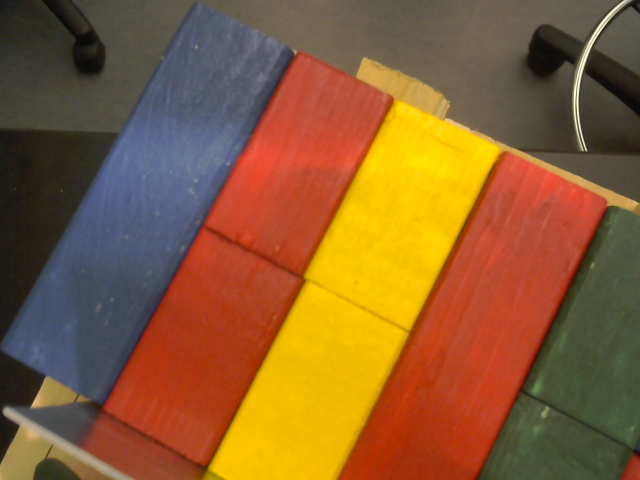
#> input picture utils/BlockDetection/DataSet/left12.png, 640 x 480 px
$ python test2.py   (Python 2 division)   (older library calls are emulated)
#> lines starting #> are read from the running program, lines starting #| are printed output that depends on the picture; after the words box and inside, x2 and y2 are one past the last pixel; in counts of white or black regions, pixels touching at a corner belong together
import cv2
import numpy as np

rect_width = 20
rect_height = 100
#mask_pts = np.array([[150,0],[245,0],[640,145],[640,240],[535,480],[180,480],[0,380],[0,230]])
#mask = np.zeros((480,640),np.uint8)
#cv2.fillConvexPoly(mask, mask_pts, 1)
image = cv2.imread("DataSet/left12.png")
#> image is the input picture: shape (480, 640, 3); mean B, G, R 49.8, 93.4, 137.1
rows,cols = image.shape[:2]
M = cv2.getRotationMatrix2D((cols/2,rows/2),29,1)
image = cv2.warpAffine(image,M,(cols,rows))
cv2.imshow("Rotated",image)
background_mask = np.zeros((480,640),np.uint8)
cv2.fillConvexPoly(background_mask, np.array([[80,285-392/2],[640,90],[640,480],[80,480]]), 1)
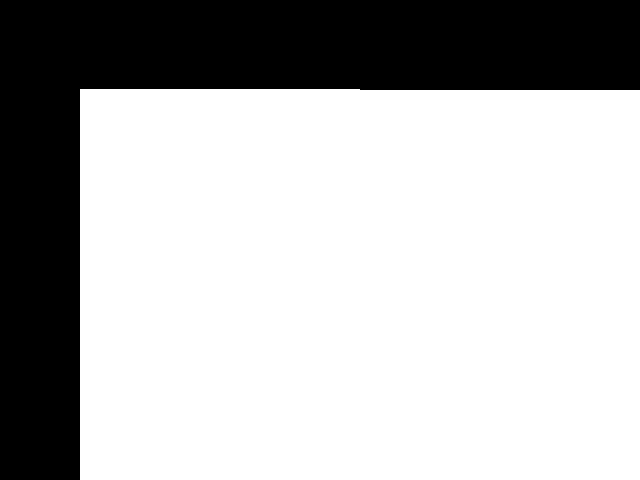
#> background_mask: shape (480, 640); values 0 (black) and 1 (white), 71.2% white; 1 black region, box (x1, y1, x2, y2) and area: (0, 0, 640, 480) 88520
image = cv2.bitwise_and(image,image,mask=background_mask)
hsv = cv2.cvtColor(image,cv2.COLOR_BGR2HSV)
#> hsv: shape (480, 640, 3); mean H, S, V 25, 112.9, 108.8
background_mask = np.zeros((480,640),np.uint8)
cv2.fillConvexPoly(background_mask, np.array([[149-119/2,285-392/2],[640,285-392/2],[640,285+392/2],[149-119/2,285+392/2]]), 1)
#> background_mask: shape (480, 640); values 0 (black) and 1 (white), 70% white; 1 black region, box (x1, y1, x2, y2) and area: (0, 0, 640, 480) 92150
image = cv2.bitwise_and(image,image,mask=background_mask)
blue_mask = cv2.inRange(hsv,(90,0,0),(134,255,255))
#> blue_mask: shape (480, 640); 14.7% white; 1 white region, box (x1, y1, x2, y2) and area: (90, 89, 209, 480) 45033
#cv2.imshow("Blue Mask",blue_mask)
red_mask = cv2.bitwise_or(cv2.inRange(hsv,(0,1,1),(14,255,255)),cv2.inRange(hsv,(165,0,0),(180,255,255)))
#> red_mask: shape (480, 640); 27.7% white; 67 white regions (59 under 20 px), largest, box (x1, y1, x2, y2) and area: (205, 89, 331, 480) 45288, (436, 90, 574, 441) 39263, (80, 393, 91, 403) 55
#cv2.imshow("Red Mask",red_mask)
green_mask = cv2.inRange(hsv,(35,0,0),(89,255,255))
#> green_mask: shape (480, 640); 5.6% white; 56 white regions (55 under 20 px), largest, box (x1, y1, x2, y2) and area: (560, 90, 640, 370) 16971
#cv2.imshow("Green Mask",green_mask)
yellow_mask = cv2.inRange(hsv,(15,0,0),(34,255,255))
#> yellow_mask: shape (480, 640); 16.8% white; 80 white regions (75 under 20 px)
#cv2.imshow("Yellow Mask",yellow_mask)
blocks = []

blue = cv2.bitwise_and(image,image,mask=blue_mask)
contours, hierarchies = cv2.findContours(blue_mask,cv2.RETR_CCOMP,cv2.CHAIN_APPROX_SIMPLE)
#> contours = 2 contours, 1 with area under 20; largest, box (x1, y1, x2, y2) and area: (90, 89, 209, 480) 44534
newContours = []
for contour in contours:
	if cv2.contourArea(contour) > 10000:
		newContours.append(contour)
	else:
		cv2.fillConvexPoly(blue, contour, 1)
#> this loop made 2 passes
#> blue: shape (480, 640, 3); mean B, G, R 16.7, 13.1, 11.8
#> after the loop, newContours = 1 contour; box (x1, y1, x2, y2) and area: (90, 89, 209, 480) 44534
cv2.drawContours(blue, newContours, -1, (0,255,0), 3)
#> blue: shape (480, 640, 3); mean B, G, R 15.9, 16.3, 11.1
for contour in newContours:
    m = cv2.moments(contour)
    cx = int(m['m10']/m['m00'])
    cy = int(m['m01']/m['m00'])
    cv2.circle(blue,(cx,cy),3,(0,0,255),2)
    cv2.circle(blue,(cx-rect_width,cy-rect_height),3,(0,0,255),2)
    cv2.circle(blue,(cx+rect_width,cy-rect_height),3,(0,0,255),2)
    cv2.circle(blue,(cx-rect_width,cy+rect_height),3,(0,0,255),2)
    cv2.circle(blue,(cx+rect_width,cy+rect_height),3,(0,0,255),2)
    x,y,w,h = cv2.boundingRect(contour)
    cv2.rectangle(blue,(x,y),(x+w,y+h),(0,255,0),2)
    cv2.rectangle(blue,(cx-rect_width,cy-rect_height),(cx+rect_width,cy+rect_height),(0,0,255),2)
    print "Width: %d"%w
    print "Height: %d"%h
    blocks.append((cx,cy,w,h,contour))
#> this loop made 1 pass
#> (cx, cy, x, y, w, h) on pass 1: (149, 285, 90, 89, 119, 391)
#> (printed output is left out)
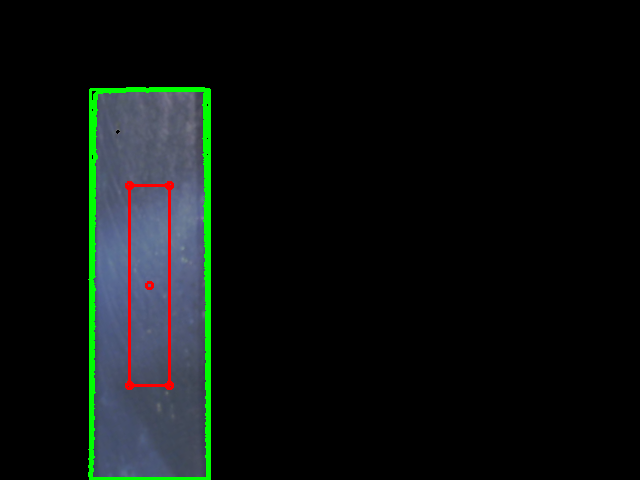
#> blue: shape (480, 640, 3); mean B, G, R 15.2, 16.7, 12
#> after the loop, blocks = 1 item
#cv2.imshow("Blue Mask",blue)


red = cv2.bitwise_and(image,image,mask=red_mask)
contours, hierarchy = cv2.findContours(red_mask,cv2.RETR_TREE,cv2.CHAIN_APPROX_SIMPLE)
#> contours = 69 contours, 65 with area under 20; largest, box (x1, y1, x2, y2) and area: (205, 89, 331, 480) 44781, (436, 90, 574, 441) 38824, (80, 393, 91, 403) 38, (83, 420, 91, 426) 22
newContours = []
for contour in contours:
	if cv2.contourArea(contour) > 10000:
		newContours.append(contour)
	else:
		cv2.fillConvexPoly(red, contour, 1)
#> this loop made 69 passes
#> contour on passes 1, 3, 4, 5, 7, 10, 12, 16: [[90, 477], [90, 479]], [[89, 464], [89, 465], [88, 466], [89, 466]], [[80, 460], [80, 465], [81, 464], [81, 461]], [[84, 458], [85, 459], [85, 458]], [[91, 456]], [[87, 442], [88, 441], [89, 442], [88, 443]], [[80, 424], [80, 427], [81, 426], [82, 426]], [[91, 404]]
#> red: shape (480, 640, 3); mean B, G, R 9.2, 18.1, 49.9
#> after the loop, newContours = 2 contours; box (x1, y1, x2, y2) and area: (205, 89, 331, 480) 44781, (436, 90, 574, 441) 38824
cv2.drawContours(red, newContours, -1, (0,255,0), 3)
#> red: shape (480, 640, 3); mean B, G, R 8.8, 24.7, 47.3
for contour in newContours:
    m = cv2.moments(contour)
    cx = int(m['m10']/m['m00'])
    cy = int(m['m01']/m['m00'])
    cv2.circle(red,(cx,cy),3,(0,0,255),2)
    cv2.circle(red,(cx-rect_width,cy-rect_height),3,(0,0,255),2)
    cv2.circle(red,(cx+rect_width,cy-rect_height),3,(0,0,255),2)
    cv2.circle(red,(cx-rect_width,cy+rect_height),3,(0,0,255),2)
    cv2.circle(red,(cx+rect_width,cy+rect_height),3,(0,0,255),2)
    x,y,w,h = cv2.boundingRect(contour)
    cv2.rectangle(red,(x,y),(x+w,y+h),(0,255,0),2)
    cv2.rectangle(red,(cx-rect_width,cy-rect_height),(cx+rect_width,cy+rect_height),(0,0,255),2)
    print "Width: %d"%w
    print "Height: %d"%h
    blocks.append((cx,cy,w,h,contour))
#> this loop made 2 passes
#> (cx, cy, x, y, w, h) on passes 1 to 2: (502, 249, 436, 90, 138, 351), (265, 287, 205, 89, 126, 391)
#> (printed output is left out)
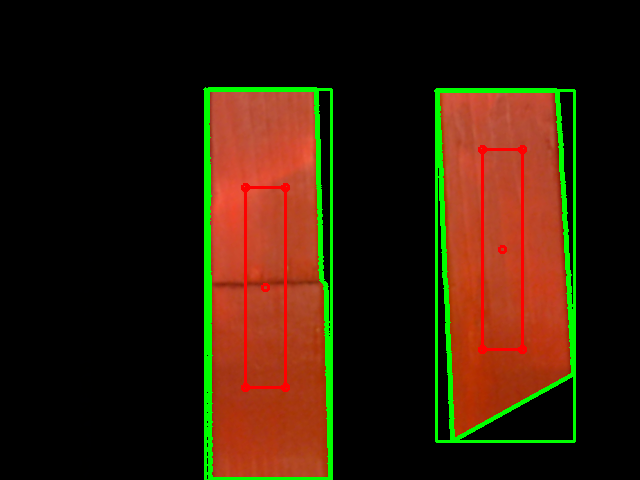
#> red: shape (480, 640, 3); mean B, G, R 8.4, 27.5, 48.1
#> after the loop, blocks = 3 items
#cv2.imshow("Red Mask",red)

green = cv2.bitwise_and(image,image,mask=green_mask)
contours, hierarchies = cv2.findContours(green_mask,cv2.RETR_TREE,cv2.CHAIN_APPROX_SIMPLE)
#> contours = 154 contours, 149 with area under 20; largest, box (x1, y1, x2, y2) and area: (560, 90, 640, 370) 16880, (574, 290, 586, 297) 34, (566, 115, 574, 124) 27, (575, 307, 582, 314) 24, (569, 127, 576, 134) 24
newContours = []
for contour in contours:
	if cv2.contourArea(contour) > 10000:
		newContours.append(contour)
	else:
		cv2.fillConvexPoly(green, contour, 1)
#> this loop made 154 passes
#> contour on passes 1 to 3: [[89, 474], [89, 476]], [[87, 463], [87, 464], [88, 463]], [[90, 462], [90, 463]]
#> green: shape (480, 640, 3); mean B, G, R 2.9, 4.4, 3.9
#> after the loop, newContours = 1 contour; box (x1, y1, x2, y2) and area: (560, 90, 640, 370) 16880
cv2.drawContours(green, newContours, -1, (0,255,0), 3)
#> green: shape (480, 640, 3); mean B, G, R 2.6, 6.5, 3.5
for contour in newContours:
    m = cv2.moments(contour)
    cx = int(m['m10']/m['m00'])
    cy = int(m['m01']/m['m00'])
    cv2.circle(green,(cx,cy),3,(0,0,255),2)
    cv2.circle(green,(cx-rect_width,cy-rect_height),3,(0,0,255),2)
    cv2.circle(green,(cx+rect_width,cy-rect_height),3,(0,0,255),2)
    cv2.circle(green,(cx-rect_width,cy+rect_height),3,(0,0,255),2)
    cv2.circle(green,(cx+rect_width,cy+rect_height),3,(0,0,255),2)
    x,y,w,h = cv2.boundingRect(contour)
    cv2.rectangle(green,(x,y),(x+w,y+h),(0,255,0),2)
    cv2.rectangle(green,(cx-rect_width,cy-rect_height),(cx+rect_width,cy+rect_height),(0,0,255),2)
    print "Width: %d"%w
    print "Height: %d"%h
    blocks.append((cx,cy,w,h,contour))
#> this loop made 1 pass
#> (cx, cy, x, y, w, h) on pass 1: (602, 225, 560, 90, 80, 280)
#> (printed output is left out)
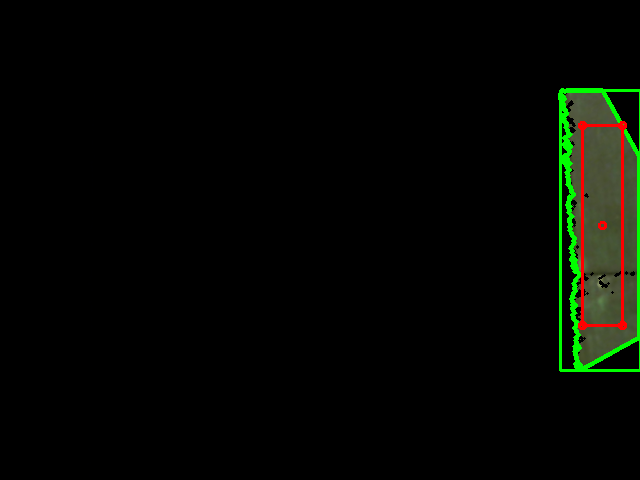
#> green: shape (480, 640, 3); mean B, G, R 2.4, 7, 4.5
#> after the loop, blocks = 4 items
#cv2.imshow("Green Mask",green)

yellow = cv2.bitwise_and(image,image,mask=yellow_mask)
contours, hierarchy = cv2.findContours(yellow_mask,cv2.RETR_TREE,cv2.CHAIN_APPROX_SIMPLE)
#> contours = 111 contours, 105 with area under 20; largest, box (x1, y1, x2, y2) and area: (317, 89, 453, 480) 45426, (80, 89, 101, 361) 2852, (557, 90, 585, 374) 945, (80, 400, 92, 474) 474, (80, 362, 92, 399) 272, (83, 287, 91, 294) 24
newContours = []
for contour in contours:
	if cv2.contourArea(contour) > 10000:
		newContours.append(contour)
	else:
		cv2.fillConvexPoly(yellow, contour, 1)
#> this loop made 111 passes
#> contour on passes 2, 6, 7, 10, 11, 12, 13, 15: [[90, 410]], [[82, 440], [83, 439], [84, 440], [83, 441]], [[584, 368]], [[578, 352]], [[577, 350]], [[620, 348]], [[582, 340]], [[584, 338]]
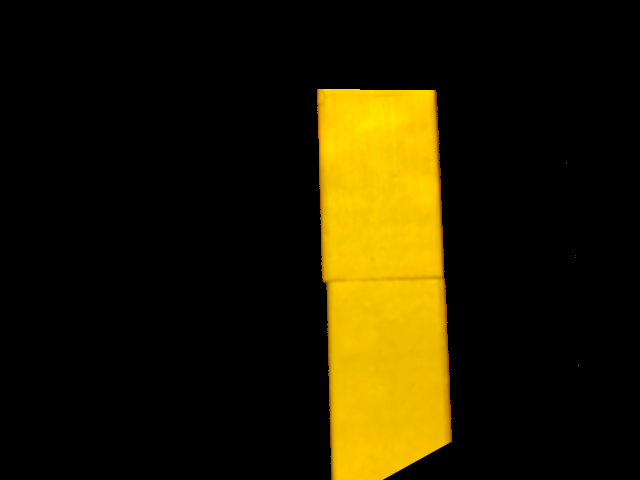
#> yellow: shape (480, 640, 3); mean B, G, R 0, 28.6, 36.2
#> after the loop, newContours = 1 contour; box (x1, y1, x2, y2) and area: (317, 89, 453, 480) 45426
cv2.drawContours(yellow, newContours, -1, (0,255,0), 3)
#> yellow: shape (480, 640, 3); 1.56% of pixels changed, all inside (x1, y1, x2, y2) = (315, 87, 455, 480)
for contour in newContours:
    m = cv2.moments(contour)
    cx = int(m['m10']/m['m00'])
    cy = int(m['m01']/m['m00'])
    cv2.circle(yellow,(cx,cy),3,(0,0,255),2)
    cv2.circle(yellow,(cx-rect_width,cy-rect_height),3,(0,0,255),2)
    cv2.circle(yellow,(cx+rect_width,cy-rect_height),3,(0,0,255),2)
    cv2.circle(yellow,(cx-rect_width,cy+rect_height),3,(0,0,255),2)
    cv2.circle(yellow,(cx+rect_width,cy+rect_height),3,(0,0,255),2)
    x,y,w,h = cv2.boundingRect(contour)
    cv2.rectangle(yellow,(x,y),(x+w,y+h),(0,255,0),2)
    cv2.rectangle(yellow,(cx-rect_width,cy-rect_height),(cx+rect_width,cy+rect_height),(0,0,255),2)
    print "Width: %d"%w
    print "Height: %d"%h
    blocks.append((cx,cy,w,h,contour))
#> this loop made 1 pass
#> (cx, cy, x, y, w, h) on pass 1: (382, 279, 317, 89, 136, 391)
#> (printed output is left out)
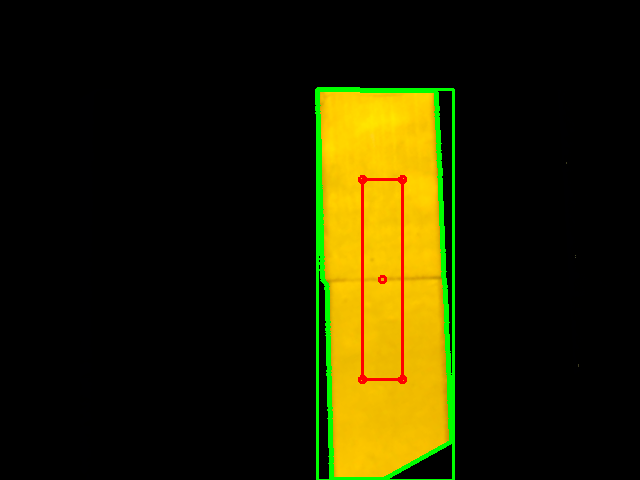
#> yellow: shape (480, 640, 3); mean B, G, R 0, 32, 34.5
#> after the loop, blocks = 5 items
#cv2.imshow("Yellow Mask",yellow)

final = cv2.bitwise_or(blue,red)
final = cv2.bitwise_or(final,yellow)
final = cv2.bitwise_or(final,green)
blocks = sorted(blocks, key=lambda block: block[0])
print blocks
#> (printed output is left out)
numBlocks = 0
newBlocks = []
for block in blocks:
    if len(newBlocks) > 0:
        if abs(newBlocks[-1][0]-block[0]) > 10:
            numBlocks = numBlocks + 1
    if numBlocks < 4:
        newBlocks.append(block)
    else:
        cv2.fillConvexPoly(final,block[4],(0,0,0))
#> this loop made 5 passes
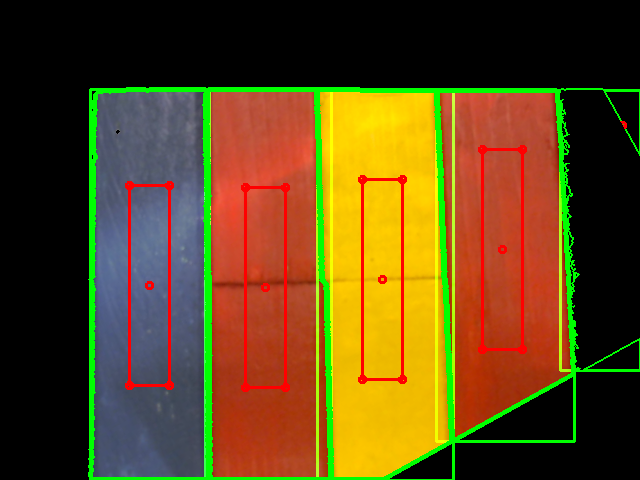
#> final: shape (480, 640, 3); mean B, G, R 23.7, 70.5, 94.6
#> after the loop, newBlocks = 4 items; numBlocks = 4

cv2.imshow("Final",final)

#image = cv2.bitwise_and(image,image,mask = mask)
'''
gray = cv2.cvtColor(image,cv2.COLOR_BGR2GRAY)
gray = cv2.GaussianBlur(gray,(5,5),0)
laplacian = cv2.Laplacian(gray,cv2.CV_64F, ksize = 3)
laplacian = np.absolute(laplacian)
laplacian = np.uint8(laplacian)
ret, laplacian = cv2.threshold(laplacian,5,255,cv2.THRESH_BINARY_INV)
laplacian = cv2.medianBlur(laplacian,3)
laplacian = cv2.medianBlur(laplacian,3)
laplacian = cv2.medianBlur(laplacian,3)
laplacian = cv2.dilate(laplacian,(5,5),iterations = 1)
laplacian = cv2.erode(laplacian,(3,3),iterations = 1)
cv2.imshow("Laplacian",laplacian)
'''
cv2.waitKey(0)

$ run again, with utils/BlockDetection/DataSet/left1.png copied over utils/BlockDetection/DataSet/left12.png
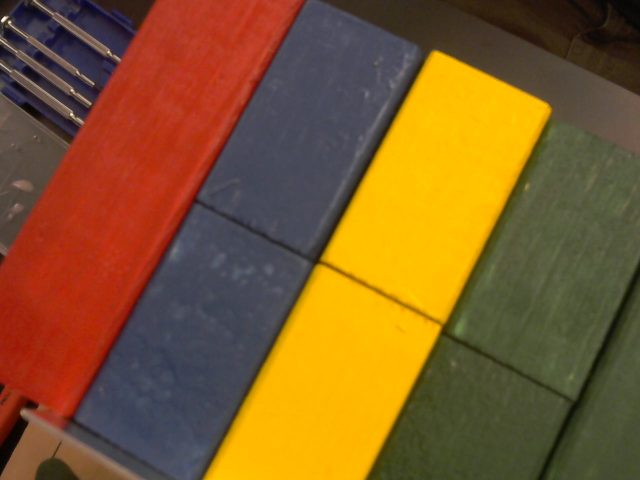
#> input picture utils/BlockDetection/DataSet/left1.png, 640 x 480 px
#> image is the input picture: shape (480, 640, 3); mean B, G, R 41.7, 90.1, 128.9
#> hsv: shape (480, 640, 3); mean H, S, V 30.2, 101.6, 95.4
#> blue_mask: shape (480, 640); 16.1% white; 15 white regions (13 under 20 px), largest, box (x1, y1, x2, y2) and area: (193, 89, 329, 480) 49432, (315, 96, 320, 104) 27
#> red_mask: shape (480, 640); 14.6% white; 42 white regions (30 under 20 px), largest, box (x1, y1, x2, y2) and area: (80, 89, 197, 480) 43804, (314, 212, 328, 274) 236, (315, 158, 325, 192) 128
#> green_mask: shape (480, 640); 11.2% white; 78 white regions (73 under 20 px), largest, box (x1, y1, x2, y2) and area: (475, 90, 640, 419) 33691, (488, 265, 517, 280) 144, (474, 151, 486, 165) 84, (473, 92, 489, 106) 83, (474, 126, 479, 134) 24
#> yellow_mask: shape (480, 640); 22.5% white; 743 white regions (705 under 20 px)
#> `contours, hierarchies = cv2.findContours(blue_mask,cv2.RETR_CCOMP,cv2...`: contours = 38 contours, 35 with area under 20; largest, box (x1, y1, x2, y2) and area: (193, 89, 329, 480) 48912, (289, 261, 300, 266) 26, (197, 471, 204, 478) 22
#> the loop `for contour in contours:` made 38 passes
#> contour on passes 1 to 8: [[326, 424], [326, 425], [327, 425], [327, 424]], [[325, 274]], [[318, 250], [319, 251]], [[319, 234], [319, 235]], [[320, 203], [320, 204], [321, 204], [321, 203]], [[319, 199], [320, 199]], [[319, 168]], [[319, 152]]
#> after the loop `for contour in contours:`: newContours = 1 contour; box (x1, y1, x2, y2) and area: (193, 89, 329, 480) 48912
#> the loop `for contour in newContours:` made 1 pass
#> (cx, cy, x, y, w, h) on pass 1: (256, 287, 193, 89, 136, 391)
#> (printed output is left out)
#> after the loop `for contour in newContours:`: blocks = 1 item
#> `contours, hierarchy = cv2.findContours(red_mask,cv2.RETR_TREE,cv2.CHAI..`: contours = 53 contours, 45 with area under 20; largest, box (x1, y1, x2, y2) and area: (80, 89, 197, 480) 43306, (314, 212, 328, 274) 160, (315, 158, 325, 192) 86, (316, 89, 325, 125) 60, (315, 126, 326, 146) 49, (323, 385, 330, 414) 32, (325, 364, 329, 379) 26, (326, 438, 331, 455) 24
#> the loop `for contour in contours:` made 53 passes
#> contour on passes 3, 5, 6, 8, 12, 14, 16, 17: [[325, 463]], [[326, 458]], [[326, 456]], [[326, 438], [326, 440]], [[324, 389], [325, 388], [326, 389], [325, 390]], [[323, 375]], [[325, 374], [326, 373], [327, 374], [326, 375]], [[324, 360], [323, 361], [324, 361]]
#> after the loop `for contour in contours:`: newContours = 1 contour; box (x1, y1, x2, y2) and area: (80, 89, 197, 480) 43306
#> the loop `for contour in newContours:` made 1 pass
#> (cx, cy, x, y, w, h) on pass 1: (135, 284, 80, 89, 117, 391)
#> (printed output is left out)
#> after the loop `for contour in newContours:`: blocks = 2 items
#> `contours, hierarchies = cv2.findContours(green_mask,cv2.RETR_TREE,cv2...`: contours = 1349 contours, 1305 with area under 20; largest, box (x1, y1, x2, y2) and area: (475, 90, 640, 419) 38268, (528, 265, 585, 311) 828, (501, 124, 531, 163) 436, (558, 253, 598, 271) 299, (555, 94, 581, 120) 218
#> the loop `for contour in contours:` made 1349 passes
#> contour on passes 1, 2, 4: [[326, 473]], [[328, 469]], [[326, 460], [325, 461], [327, 461], [327, 460]]
#> after the loop `for contour in contours:`: newContours = 1 contour; box (x1, y1, x2, y2) and area: (475, 90, 640, 419) 38268
#> the loop `for contour in newContours:` made 1 pass
#> (cx, cy, x, y, w, h) on pass 1: (562, 239, 475, 90, 165, 329)
#> (printed output is left out)
#> after the loop `for contour in newContours:`: blocks = 3 items
#> `contours, hierarchy = cv2.findContours(yellow_mask,cv2.RETR_TREE,cv2.C..`: contours = 907 contours, 878 with area under 20; largest, box (x1, y1, x2, y2) and area: (318, 89, 555, 480) 62888, (529, 266, 584, 310) 593, (501, 125, 530, 164) 412, (515, 264, 545, 288) 215, (512, 90, 538, 110) 205
#> the loop `for contour in contours:` made 907 passes
#> contour on passes 1 to 3: [[326, 467]], [[327, 451]], [[327, 447]]
#> after the loop `for contour in contours:`: newContours = 1 contour; box (x1, y1, x2, y2) and area: (318, 89, 555, 480) 62888
#> the loop `for contour in newContours:` made 1 pass
#> (cx, cy, x, y, w, h) on pass 1: (409, 273, 318, 89, 237, 391)
#> (printed output is left out)
#> after the loop `for contour in newContours:`:
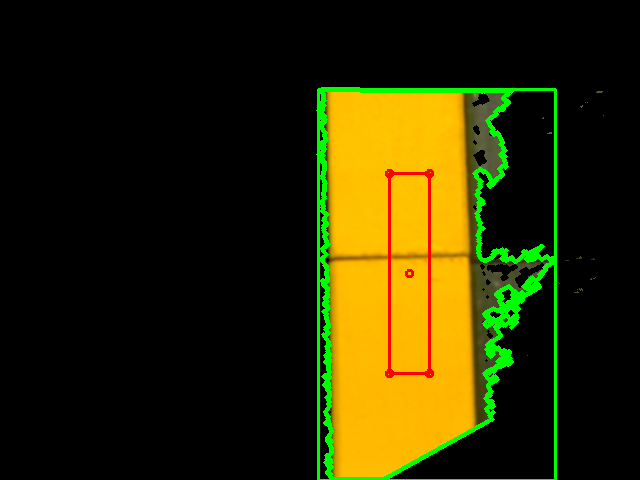
#> yellow: shape (480, 640, 3); mean B, G, R 0.7, 40.7, 43.8
#> after the loop `for contour in newContours:`: blocks = 4 items
#> `final = cv2.bitwise_or(final,green)`:
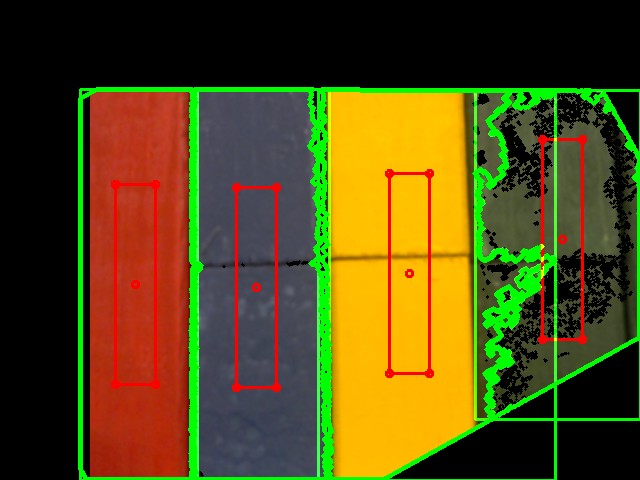
#> final: shape (480, 640, 3); mean B, G, R 19.5, 74, 84.6
#> (printed output is left out)
#> the loop `for block in blocks:` made 4 passes
#> after the loop `for block in blocks:`: numBlocks = 3
